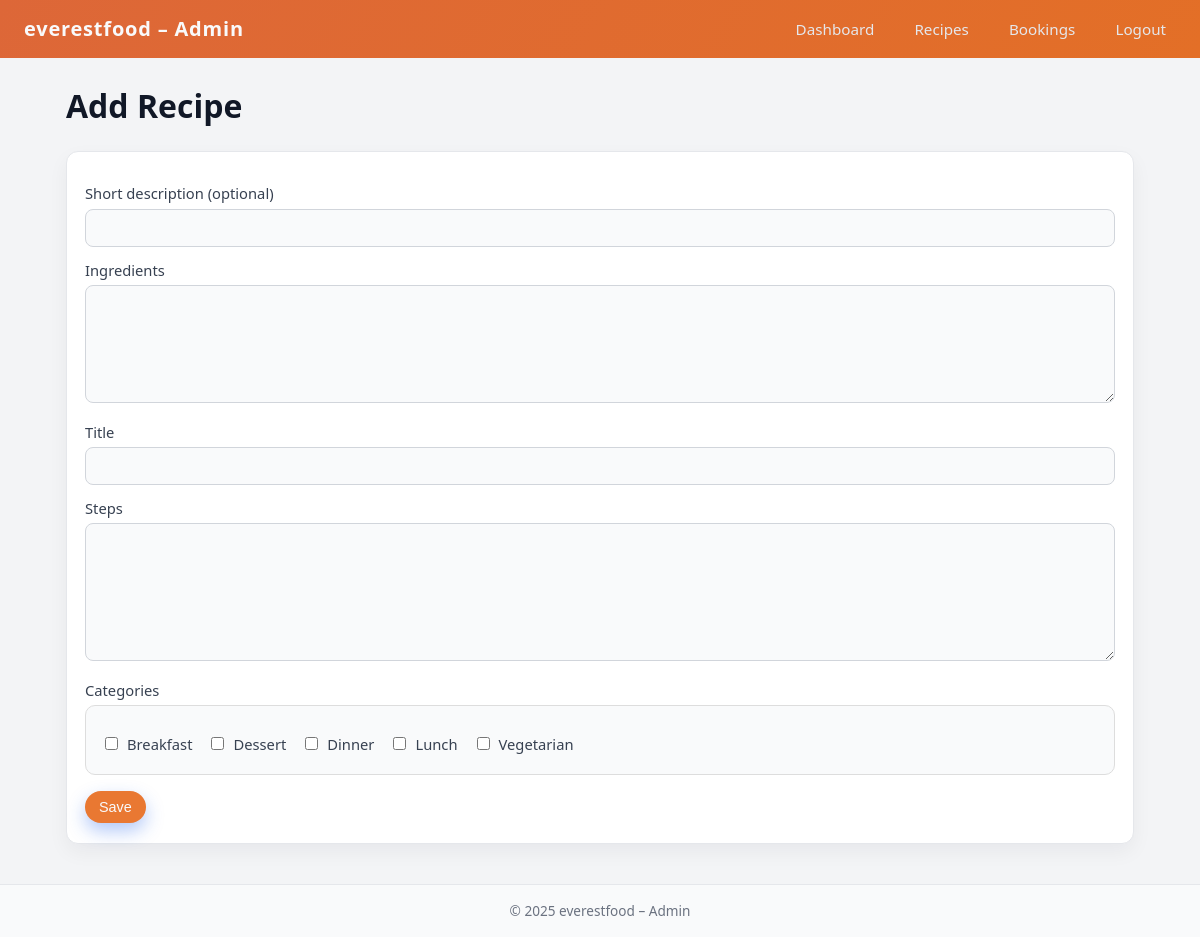
/admin/recipe_add.php (signed in), run on the app's committed database.
### tables this page shows
CREATE TABLE `categories` (
  `id` int(11) NOT NULL,
  `name` varchar(100) NOT NULL
);

### admin/recipe_add.php (the view, shortened to what this page needs)
<?php
require_once __DIR__ . '/../config/db.php';
$categories = $pdo->query(
    "SELECT id, name FROM categories ORDER BY name"
)->fetchAll();
?>
<!DOCTYPE html>
<html lang="en">
<head>
  <link rel="stylesheet" href="../style.css">
</head>
<body>
<header>
  <div class="brand">everestfood – Admin</div>
  <nav>
    <a href="dashboard.php">Dashboard</a>
    <a href="recipes.php">Recipes</a>
    <a href="bookings.php">Bookings</a>
    <a href="logout.php">Logout</a>
  </nav>
</header>
<div class="container">
  <h1>Add Recipe</h1>
 <form method="post" enctype="multipart/form-data">
<label>Short description (optional)</label>
<input type="text" name="short_description"
       value="<?= htmlspecialchars($short ?? '') ?>">
<label>Ingredients</label>
<textarea name="ingredients" rows="5" required><?= htmlspecialchars($ing ?? '') ?></textarea>
    <label>Title</label>
    <input type="text" name="title"
           value="<?= htmlspecialchars($title ?? '') ?>" required>
    <label>Steps</label>
    <textarea name="steps" rows="6" required><?= htmlspecialchars($steps ?? '') ?></textarea>
    <label>Categories</label>
    <div style="display:flex; flex-wrap:wrap; gap:15px; background:#f9fafb; padding:15px; border-radius:10px; border:1px solid #ddd;">
      <?php foreach ($categories as $cat): ?>
        <label style="display:flex; align-items:center; gap:6px;">
          <input type="checkbox" name="categories[]"
                 value="<?= (int)$cat['id'] ?>">
          <?= htmlspecialchars($cat['name']) ?>
        </label>
      <?php endforeach; ?>
    </div>
    <button type="submit" class="btn primary" style="margin-top:16px;">Save</button>
  </form>
</div>
<footer>
  © 2025 everestfood – Admin
</footer>
</body>
</html>

### style.css (style rules this page uses)
*, *::before, *::after { box-sizing: border-box; }
body { font-family: system-ui, -apple-system, BlinkMacSystemFont, "Segoe UI", sans-serif; margin: 0; background: #f3f4f6; color: #111827; line-height: 1.5; }
header { background: linear-gradient(120deg, #dd6738, #e36f27); color: #f9fafb; padding: 14px 24px; display: flex; justify-content: space-between; align-items: center; position: sticky; top: 0; z-index: 50; }
header .brand { font-weight: 700; font-size: 1.25rem; letter-spacing: 0.04em; }
nav a { color: #e5e7eb; margin-left: 16px; text-decoration: none; font-size: 0.95rem; padding: 6px 10px; border-radius: 999px; transition: background 0.15s ease, color 0.15s ease; }
.container { max-width: 1100px; margin: 24px auto 40px; padding: 0 16px; }
h1, h2, h3, h4 { font-weight: 600; color: #111827; }
.btn { display: inline-flex; align-items: center; justify-content: center; padding: 8px 14px; border-radius: 999px; border: none; cursor: pointer; text-decoration: none; font-size: 0.9rem; font-weight: 500; transition: background 0.15s ease, color 0.15s ease, transform 0.1s ease, box-shadow 0.15s ease; white-space: nowrap; }
.btn.primary { background: #e97832; color: #f9fafb; box-shadow: 0 8px 18px rgba(37, 99, 235, 0.35); }
form { background: #ffffff; padding: 18px 18px 20px; border-radius: 12px; border: 1px solid #e5e7eb; box-shadow: 0 8px 20px rgba(15, 23, 42, 0.05); }
form label { display: block; margin-top: 12px; margin-bottom: 4px; font-weight: 500; font-size: 0.92rem; color: #374151; }
form input, form textarea, form select { width: 100%; padding: 8px 10px; border-radius: 8px; border: 1px solid #d1d5db; font-size: 0.95rem; font-family: inherit; transition: border-color 0.15s ease, box-shadow 0.15s ease, background 0.15s ease; background: #f9fafb; }
form textarea { resize: vertical; }
footer { margin-top: 40px; padding: 16px; text-align: center; font-size: 0.85rem; color: #6b7280; border-top: 1px solid #e5e7eb; background: #f9fafb; }

### data on the page
categories: name "Breakfast"
categories: name "Dessert"
categories: name "Dinner"
categories: name "Lunch"
categories: name "Vegetarian"
